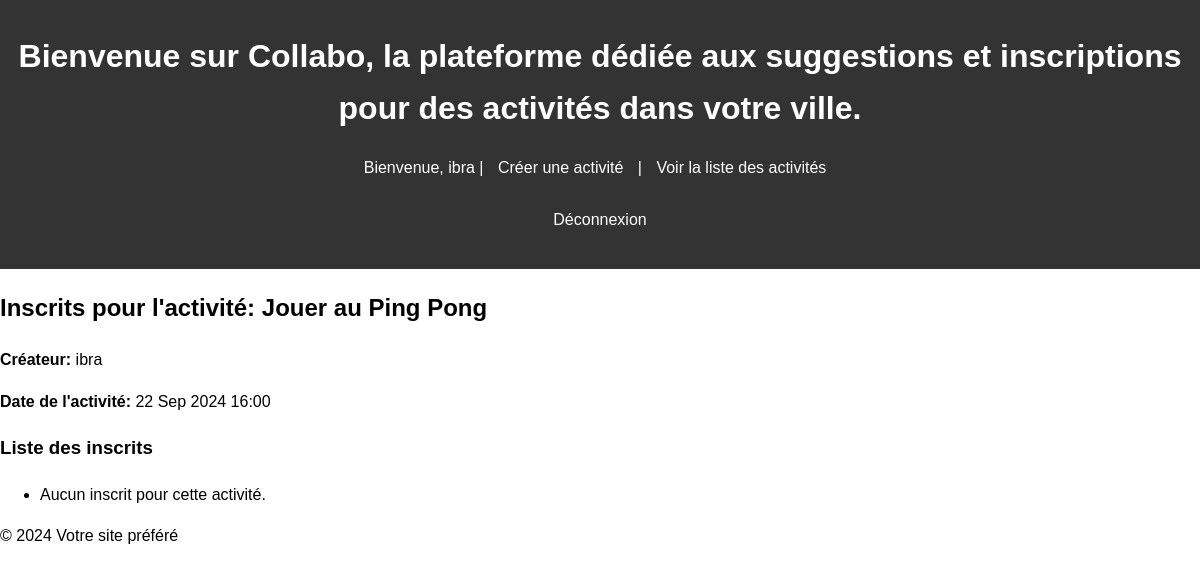
The page /activites/6/inscriptions/ (signed in) on the database as committed earlier.
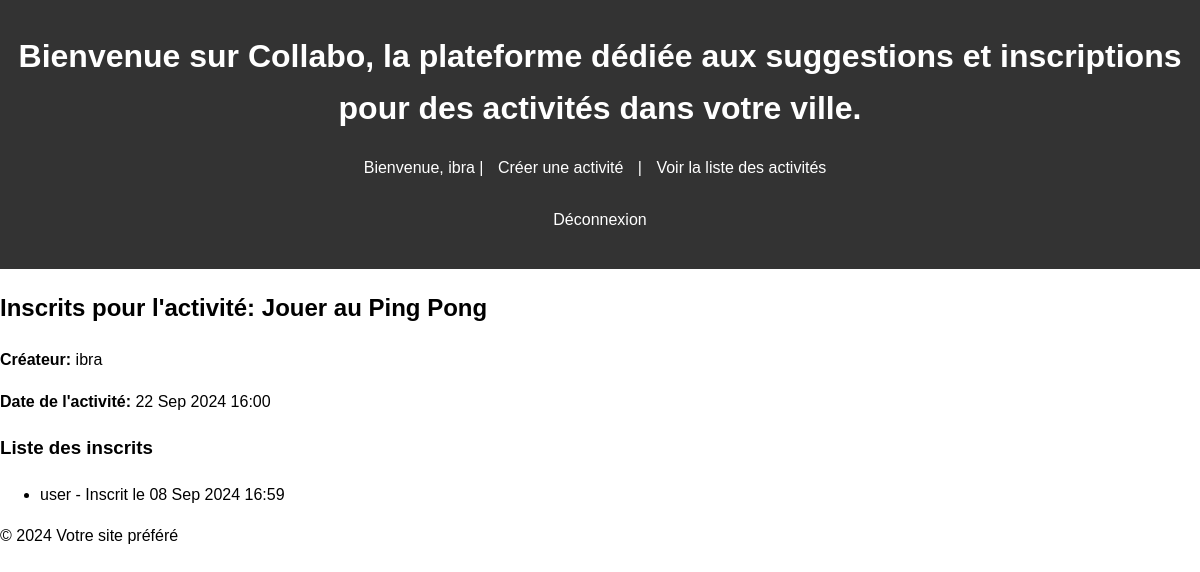
The same page on the database as committed later.
### public/models.py (models this page shows, shortened)
class Registration(models.Model):
    user = models.ForeignKey(User, on_delete=models.CASCADE)
    activity = models.ForeignKey(Activite, on_delete=models.CASCADE)
    date = models.DateTimeField(auto_now_add=True)

### public/views.py (the view)
# urls.py: path('activites/<int:activite_id>/inscriptions/', views.inscription_activite_list, name='inscription_activite_list'),
def inscription_activite_list(request, activite_id):
    activite = get_object_or_404(Activite, id=activite_id)
    if request.user != activite.createur:
        messages.error(request, "Vous n'avez pas la permission de voir cette liste.")
        return redirect('activite_list')
    registrations = Registration.objects.filter(activity=activite)
    return render(request, 'inscription_activite_list.html', {'activite': activite, 'registrations': registrations})

### public/templates/inscription_activite_list.html (shortened to what this page needs)
{% extends 'base.html' %}
{% block content %}
    <h2>Inscrits pour l'activité: {{ activite.nom }}</h2>
    <p><strong>Créateur:</strong> {{ activite.createur.username }}</p>
    <p><strong>Date de l'activité:</strong> {{ activite.date|date:"d M Y H:i" }}</p>
    <h3>Liste des inscrits</h3>
    <ul>
        {% for registration in registrations %}
            <li>{{ registration.user.username }} - Inscrit le {{ registration.date|date:"d M Y H:i" }}</li>
        {% empty %}
            <li>Aucun inscrit pour cette activité.</li>
        {% endfor %}
    </ul>
{% endblock %}

Rows that differ between the two databases and show on the page:
added Registration: user.username "user", date "08 Sep 2024 16:59"
Other text that changed with them:
text no longer shown: "Aucun inscrit pour cette activité."
